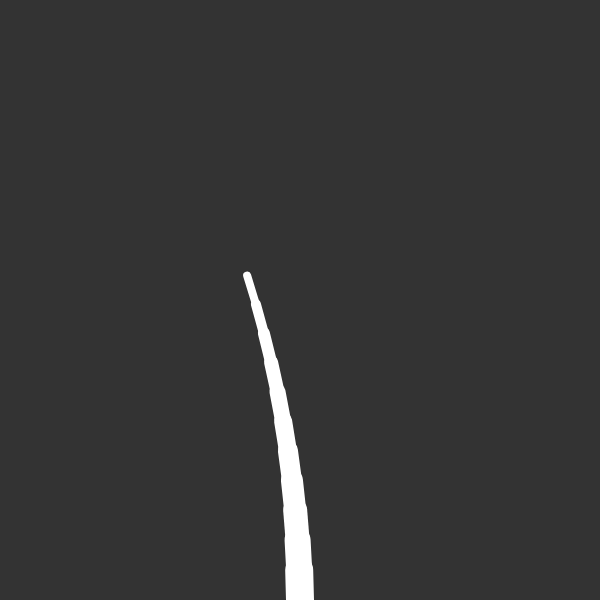
Frame 1 (no input)
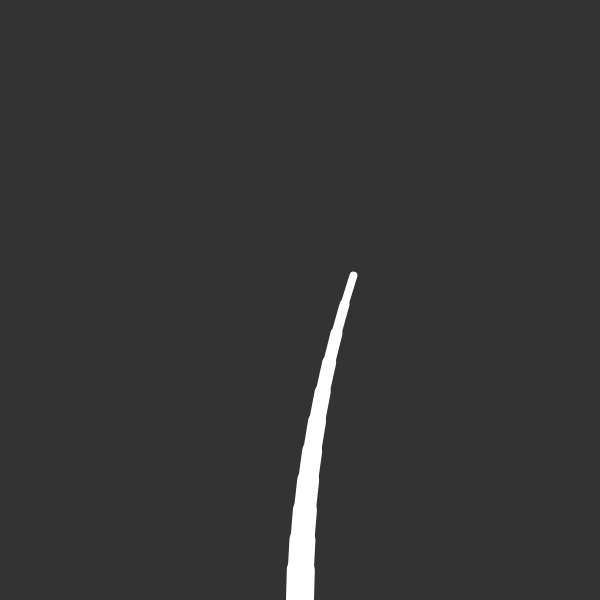
Frame 60 (no input)
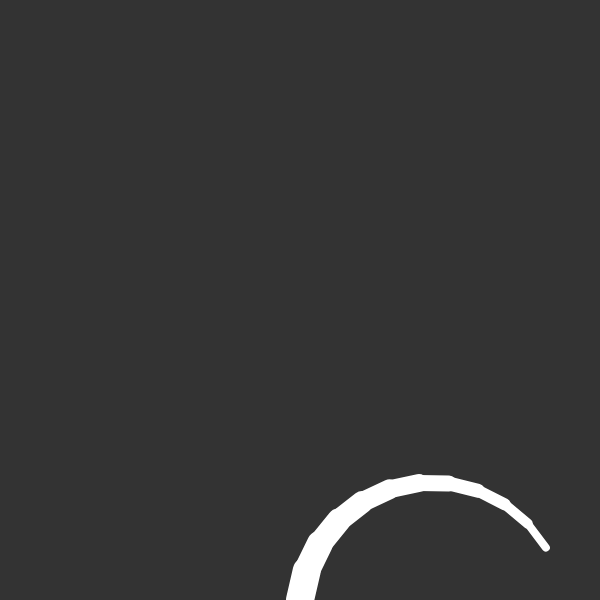
Frame 120 (the mouse pressed at the canvas centre since frame 60)

The p5.js sketch that drew these frames (run headless with seeded random() and noise() and a simulated clock; from frame 60 on, the mouse is pressed at the canvas centre):

// p5.js sketch
// ── sketch.js
var tentacle;
var xOffset;
var angle = 0
function setup() {
	createCanvas(600, 600);
	xOffset = random(1000);
	tentacle = new Segment({"position": createVector(width/2, height)}, 30, angle);
	var currentSegment = tentacle;
	for (var i = 0; i < 10; i += 1) {
		var nextSegment = new Segment({"parent": currentSegment, "segmentNumber": i + 2}, 30, angle);
		currentSegment.child = nextSegment;
		currentSegment = nextSegment;
	}
}

function draw() {
	background(51);
	angle = map(noise(xOffset), 0, 1, PI / 4, -PI / 4);
	xOffset += 0.01

	var currentSegment = tentacle;
	while (currentSegment) {
		currentSegment.updateAngle(angle);
		currentSegment.update();
		currentSegment.show();
		currentSegment = currentSegment.child;
	}
}

// ── Segment.js
class Segment {
  constructor(param, length, angleRelativeToParent) {
    if (param['position']) {
      this.position = param['position'];
    } else if (param['parent']) {
      this.parent = param['parent'];
      this.position = this.parent.secondPos.copy();
    }
    if (param['child']) {
      this.child = param['child'];
    }
    if (param['segmentNumber']) {
      this.segmentNumber = param['segmentNumber'];
    } else {
      this.segmentNumber = 1;
    }
    this.angleRelativeToParent = angleRelativeToParent;
    this.angle = 0;
    this.length = length;
    this.secondPos = this.calculateSecondPos(this.position);
  }

  update() {
    this.angle = this.angleRelativeToParent;
    if (this.parent) {
      this.position = this.parent.secondPos.copy();
      this.angle += this.parent.angle;
    } else {
      this.angle += -PI/2
    }
    this.secondPos = this.calculateSecondPos(this.position);
  }

  show() {
    stroke(255);
    strokeWeight(this.length - 2*this.segmentNumber);

    line(this.position.x, this.position.y, this.secondPos.x, this.secondPos.y);
  }

  updateAngle(selfAngle) {
    this.angleRelativeToParent = selfAngle;
  }

  calculateSecondPos(initialPosition) {
    var changeX = this.length * cos(this.angle);
    var changeY = this.length * sin(this.angle);
    return createVector(initialPosition.x + changeX, initialPosition.y + changeY);
  }
}
